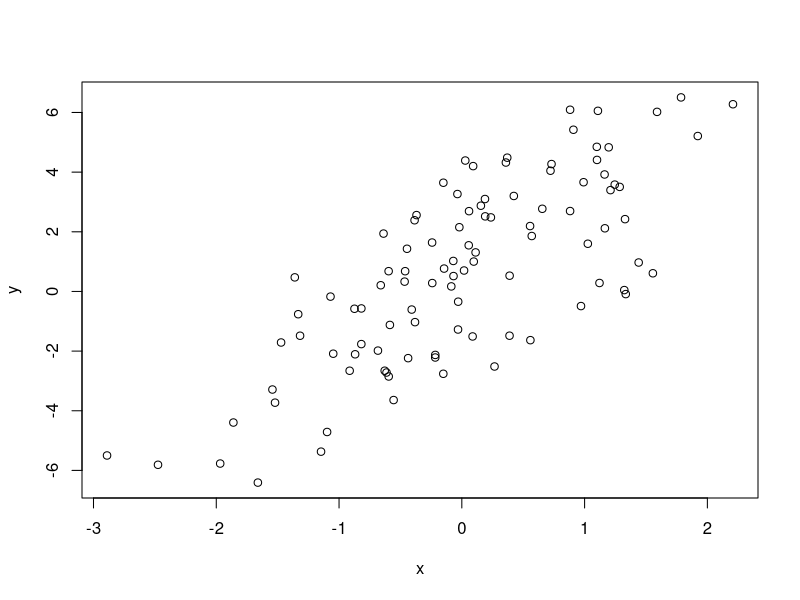
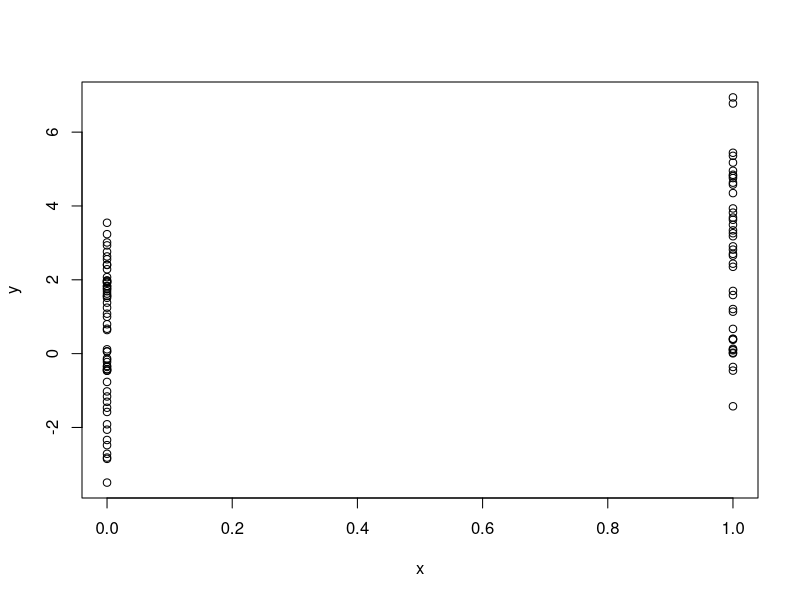
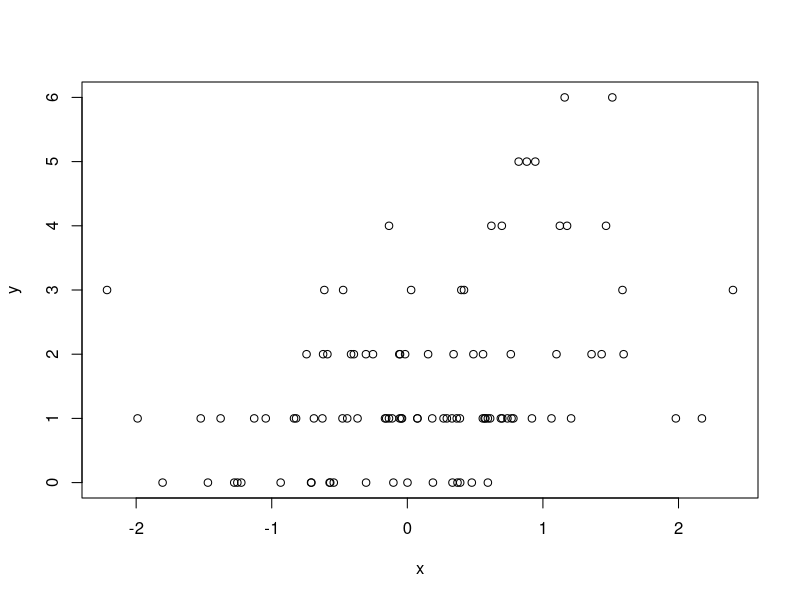
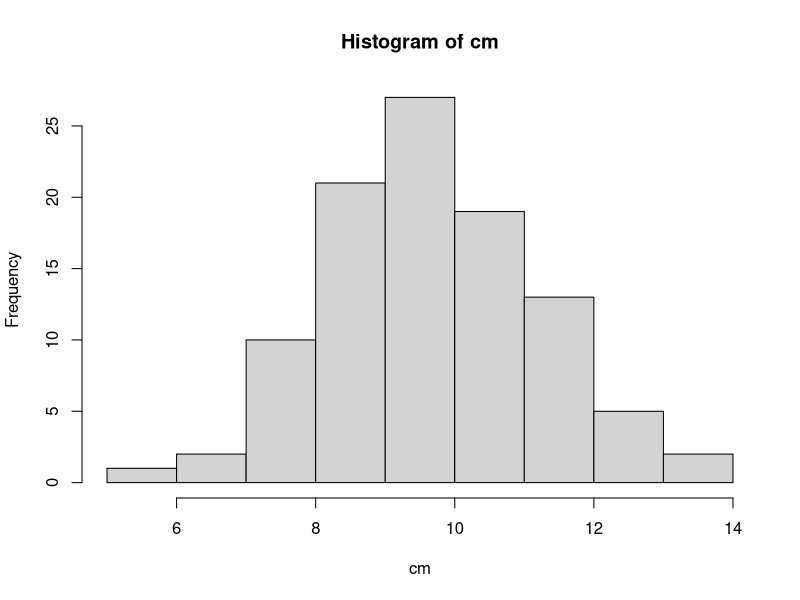

Write R code to recreate these figures, in order.
#Generating Random Numbers From a Linear Model: y = ??0 + ??1x + ??
#where ?? ??? N(0,2^2). Assume x??? N(0,1^2) ??0 = 0.5 ??1 = 2
set.seed(20)
x <- rnorm(100)
e <- rnorm(100, 0, 2)
y <- 0.5 + 2 * x + e
summary(y)
plot(x, y)

#What if x is binary?
set.seed(10)
x <- rbinom(100, 1, 0.5)
e <- rnorm(100, 0, 2)
y <- 0.5 + 2 * x + e
summary(y)
plot(x, y)

#Suppose we want to simulate from a Poisson model where: Y ~ Poisson(??)
#log ?? = ??0 + ??1x, and ??0 = 0.5 ??1 = 0.3
# We need to use the rpois function for this
set.seed(1)
x <- rnorm(100)
log.mu <- 0.5 + 0.3 * x
y <- rpois(100, exp(log.mu))
summary(y)
plot(x, y)

#Generating Random Numbers
#Working with the Normal distributions requires using these four functions:
## dnorm(x, mean = 0, sd = 1, log = FALSE)
## pnorm(q, mean = 0, sd = 1, lower.tail = TRUE, log.p = FALSE)
## qnorm(p, mean = 0, sd = 1, lower.tail = TRUE, log.p = FALSE)
## rnorm(n, mean = 0, sd = 1)

#Generating Poisson data
rpois(10, 1)

rpois(10, 2)

rpois(10, 20)

ppois(2, 2) ## Cumulative distribution -  Pr(x <= 2)

ppois(4, 2) ## Pr(x <= 4)

ppois(6, 2) ## Pr(x <= 6)

#Random Sampling
# The sample function draws randomly from a specified set of (scalar) objects allowing you to sample
# from arbitrary distributions.
set.seed(1)
sample(1:10, 4)

sample(1:10, 4)

sample(letters, 5)

sample(1:10) ## permutation

sample(1:10)

sample(1:10, replace = TRUE) ## Sample w/replacement

# Now, suppose we want to simulate 100 flips of an unfair two-sided coin. This particular coin has a 0.3
# probability of landing 'tails' and a 0.7 probability of landing 'heads'.
# Let the value 0 represent tails and the value 1 represent heads. Use sample() to draw a sample of size
# 100 from the vector c(0,1), with replacement. Since the coin is unfair, we must attach specific
# probabilities to the values 0 (tails) and 1 (heads) with a fourth argument, prob = c(0.3, 0.7). Assign
# the result to a new variable called flips.
flips<-sample(c(0,1), 100, replace = TRUE, prob = c(0.3, 0.7))
# Since we set the probability of landing heads on any given flip to be 0.7, we'd expect approximately 70
# of our coin flips to have the value 1. Count the actual number of 1s contained in flips using the sum() function.
sum(flips)

#A coin flip is a binary outcome (0 or 1) and we are performing 100 independent trials (coin flips), so we
#can use rbinom() to simulate a binomial random variable.
# A binomial random variable represents the number of 'successes' (heads) in a given number of independent
# 'trials' (coin flips). Therefore, we can generate a single random variable that represents the number of
# heads in 100 flips of our unfair coin using rbinom(1, size = 100, prob = 0.7). Note that you only specify
# the probability of 'success' (heads) and NOT the probability of 'failure' (tails).
rbinom(1, size = 100, prob = 0.7)

#Equivalently, if we want to see all of the 0s and 1s, we can request 100 observations, each of size 1,
#with success probability of 0.7. Give it a try, assigning the result to a new variable called flips2.
flips2<- rbinom(100, size = 1, prob = 0.7)
#Now use sum() to count the number of 1s (heads) in flips2. It should be close to 70!
sum(flips2)

# Generate 5 random values from a Poisson distribution with mean 10
rpois(5,10)
#what if we want to simulate 100 *groups* of random numbers, each containing 5 values generated
#from a Poisson distribution with mean 10?
# use replicate(100, rpois(5, 10)) to perform this operation 100 times. Store the result in a new
# variable called my_pois.
my_pois<-replicate(100, rpois(5, 10))
my_pois
#replicate() created a matrix, each column of which contains 5 random numbers generated from a Poisson
#distribution with mean 10. Now we can find the mean of each column in my_pois using the colMeans()
#function. Store the result in a variable called cm.
cm<-colMeans(my_pois)
#And let's take a look at the distribution of our column means by plotting a histogram with hist(cm)
hist(cm)
